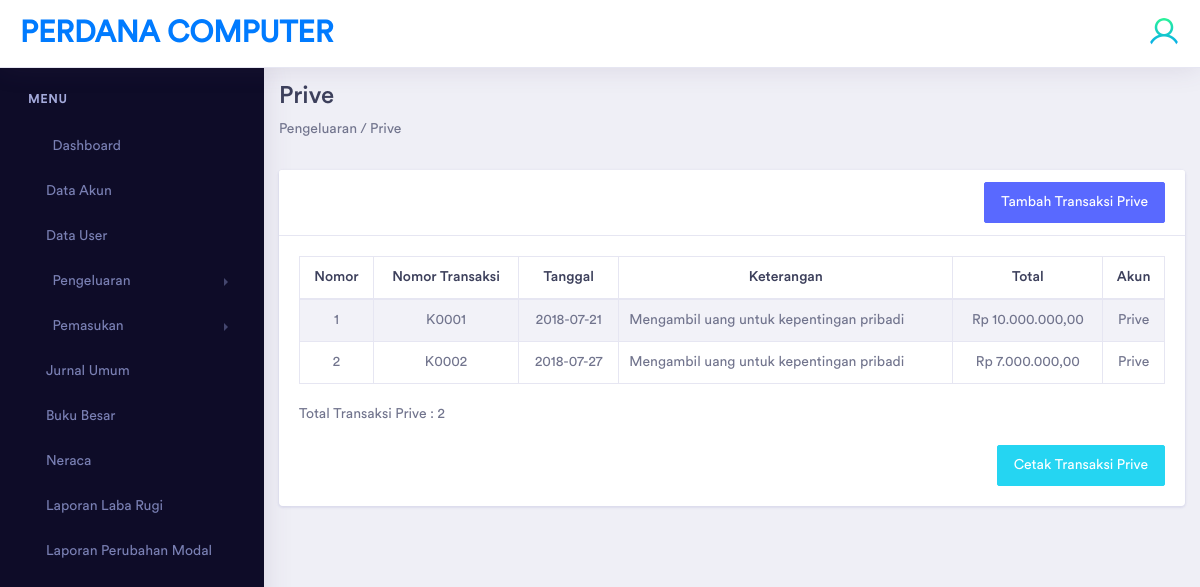
The app's page /modules/prive.php (signed in) with its own data.
### tables this page shows
CREATE TABLE `prive` (
  `id_prive` int(100) NOT NULL,
  `id_baganakun` varchar(100) NOT NULL,
  `nomortransaksi_prive` varchar(100) NOT NULL,
  `tanggal_prive` date NOT NULL,
  `keterangan_prive` varchar(100) NOT NULL,
  `total_prive` int(100) NOT NULL
);

CREATE TABLE `bagan_akun` (
  `id_baganakun` int(11) NOT NULL,
  `kode_akun` varchar(100) NOT NULL,
  `nama_akun` varchar(100) NOT NULL,
  `posisi` varchar(10) NOT NULL,
  `status_akun` enum('Debit','Kredit') NOT NULL,
  `posisi_neraca` varchar(10) NOT NULL,
  `pm` varchar(10) NOT NULL,
  `jenis` varchar(10) NOT NULL
);

### config/koneksi.php (called while the page is built, shortened)
<?php
 $base_url="http://localhost/Webakuntansi/";
?>

### modules/prive.php (the view, shortened to what this page needs)
<?php
include "../config/koneksi.php";
?>
<!doctype html>
<html lang="en">
<head>
    <link rel="stylesheet" href="<?php echo $base_url;?>includes/assets/vendor/bootstrap/css/bootstrap.min.css">
    <link href="<?php echo $base_url;?>includes/assets/vendor/fonts/circular-std/style.css" rel="stylesheet">
    <link rel="stylesheet" href="<?php echo $base_url;?>includes/assets/libs/css/style.css">
    <link rel="stylesheet" href="<?php echo $base_url;?>includes/assets/vendor/fonts/fontawesome/css/fontawesome-all.css">
    <link rel="stylesheet" href="<?php echo $base_url;?>includes/assets/vendor/charts/morris-bundle/morris.css">
    <link rel="stylesheet" href="<?php echo $base_url;?>includes/assets/vendor/fonts/material-design-iconic-font/css/materialdesignicons.min.css">
</head>
<body>
<?php if(@$_SESSION['username']){
  ?>
    <div class="dashboard-main-wrapper">
    <?php include "header.php";
  ?>
	    </div>
	    <div class="nav-left-sidebar sidebar-dark">
      <?php include "sidebar.php";
  ?>
	    </div>
	    <div class="dashboard-wrapper">
	        <div class="dashboard-influence">
	            <div class="container-fluid">
                    <div class="row">
                    <div class="col-xl-12 col-lg-12 col-md-12 col-sm-12 col-12">
                        <div class="page-header">
                            <h2 class="pageheader-title">Prive</h2>
                            <p>Pengeluaran / Prive</P>
                        </div>
                    </div>
                </div>
                      <div class="row">
                    <div class="col-xl-12 col-lg-12 col-md-12 col-sm-12 col-12">
                        <div class="card">
                            <div class="card-header">
                                <div align="right"> <a href="#" class="btn btn-primary" data-toggle="modal" data-target="#exampleModal">
                    Tambah Transaksi Prive</a> </div>
                            </div>
                            <div class="card-body">
                                <div class="table-responsive">
                                    <table id="example4" class="table table-striped table-bordered" style="width:100%">
                                        <thead>
                                            <tr>
                                            <th style="text-align:center;">Nomor</th>
                                            <th style="text-align:center;">Nomor Transaksi</th>
                                                <th style="text-align:center;">Tanggal</th>
                                                <th style="text-align:center;">Keterangan</th>
                                                <th style="text-align:center;">Total</th>
                                                <th style="text-align:center;">Akun</th>
                                            </tr>
                                        </thead>
                                        <?php
  $no =1;
  $ambil1 = mysqli_query($conn,"SELECT * FROM prive inner join bagan_akun on prive.id_baganakun=bagan_akun.id_baganakun");
  while ($data1 = mysqli_fetch_array($ambil1)) {
    ?>
  <tr>
    <td style="text-align:center;"><?php echo $no++;?></td>
    <td style="text-align:center;"><?php echo $data1['nomortransaksi_prive'];?></td>
    <td style="text-align:center;"><?php echo $data1['tanggal_prive'];?></td>
    <td style="text-align:left;"><?php echo $data1['keterangan_prive'];?></td>
    <td style="text-align:center;"><?php echo "Rp ".number_format($data1['total_prive'], 2, ",", ".");?></td>
    <td style="text-align:center;"><?php echo $data1['nama_akun'];?></td>
                                      </div>
                                      </div>
                                      </div>
  <?php
  }
  ?>
                                    <p><p>Total Transaksi Prive : <?php echo mysqli_num_rows($ambil1) ?></p></p>
                                   <div align="right">   <a href="../modules/cetakprive.php" class="btn btn-info">Cetak Transaksi Prive</a> </div>
                                </div>
                            </div>
                        </div>
                      <?php } else { echo "<script>window.location.href='login.php'</script>";} ?>
</body>
</html>

### records on screen
prive: nomortransaksi_prive "K0001", tanggal_prive "2018-07-21", keterangan_prive "Mengambil uang untuk kepentingan pribadi", total_prive "10.000.000,00", id_baganakun.nama_akun "Prive"
prive: nomortransaksi_prive "K0002", tanggal_prive "2018-07-27", keterangan_prive "Mengambil uang untuk kepentingan pribadi", total_prive "7.000.000,00", id_baganakun.nama_akun "Prive"

### other values on screen
mysqli_num_rows($ambil1) "2"
